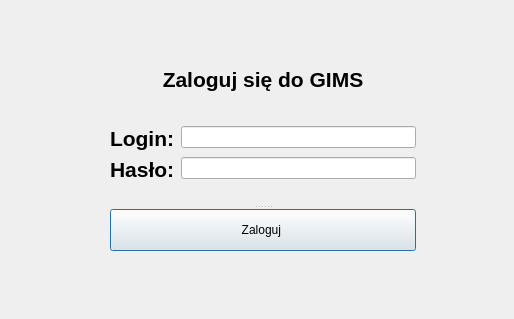
<?xml version="1.0" encoding="UTF-8"?>
<ui version="4.0">
 <class>Login</class>
 <widget class="QDialog" name="Login">
  <property name="geometry">
   <rect>
    <x>0</x>
    <y>0</y>
    <width>514</width>
    <height>319</height>
   </rect>
  </property>
  <property name="windowTitle">
   <string>Dialog</string>
  </property>
  <widget class="QSplitter" name="splitter">
   <property name="geometry">
    <rect>
     <x>110</x>
     <y>40</y>
     <width>306</width>
     <height>211</height>
    </rect>
   </property>
   <property name="orientation">
    <enum>Qt::Vertical</enum>
   </property>
   <widget class="QWidget" name="layoutWidget">
    <layout class="QGridLayout" name="gridLayout">
     <item row="0" column="0">
      <widget class="QLabel" name="label_3">
       <property name="text">
        <string>&lt;html&gt;&lt;head/&gt;&lt;body&gt;&lt;p align=&quot;center&quot;&gt;&lt;span style=&quot; font-size:16pt; font-weight:600;&quot;&gt;Zaloguj się do GIMS&lt;/span&gt;&lt;/p&gt;&lt;/body&gt;&lt;/html&gt;</string>
       </property>
      </widget>
     </item>
     <item row="1" column="0">
      <layout class="QFormLayout" name="formLayout">
       <item row="0" column="0">
        <widget class="QLabel" name="label">
         <property name="text">
          <string>&lt;html&gt;&lt;head/&gt;&lt;body&gt;&lt;p&gt;&lt;span style=&quot; font-size:16pt; font-weight:600;&quot;&gt;Login:&lt;/span&gt;&lt;/p&gt;&lt;/body&gt;&lt;/html&gt;</string>
         </property>
        </widget>
       </item>
       <item row="0" column="1">
        <widget class="QLineEdit" name="login_lineEdit"/>
       </item>
       <item row="1" column="0">
        <widget class="QLabel" name="label_2">
         <property name="text">
          <string>&lt;html&gt;&lt;head/&gt;&lt;body&gt;&lt;p&gt;&lt;span style=&quot; font-size:16pt; font-weight:600;&quot;&gt;Hasło:&lt;/span&gt;&lt;/p&gt;&lt;/body&gt;&lt;/html&gt;</string>
         </property>
        </widget>
       </item>
       <item row="1" column="1">
        <widget class="QLineEdit" name="password_lineEdit"/>
       </item>
      </layout>
     </item>
    </layout>
   </widget>
   <widget class="QPushButton" name="loginButton">
    <property name="text">
     <string>Zaloguj </string>
    </property>
   </widget>
  </widget>
 </widget>
 <resources/>
 <connections/>
</ui>
